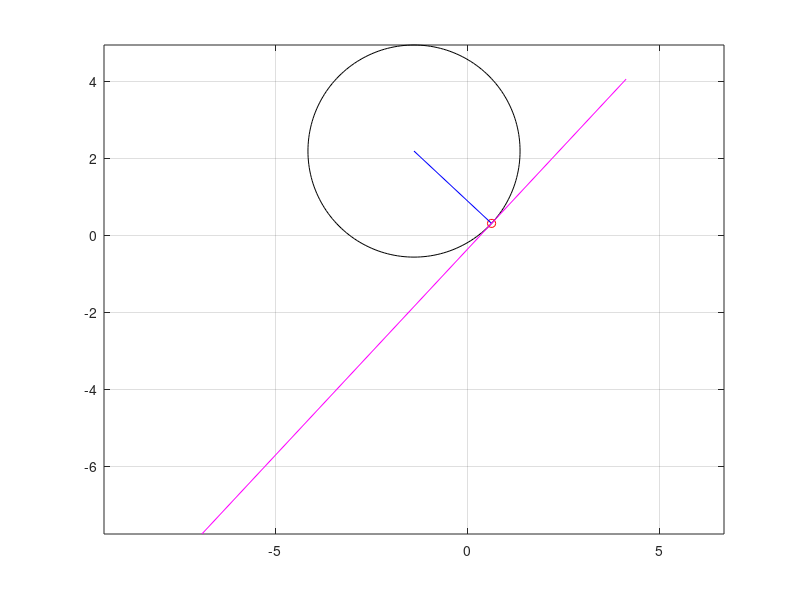

Here is the MATLAB script that generated this plot:
clc; clear; close all;

clc; clear; close all;

c = (rand(2,1)-0.5)*10;       r = rand*3;
p = 0:pi/100:2*pi;
xr = c(1) + r*cos(p);
yr = c(2) + r*sin(p);

p0 = rand*2*pi;                 % losowanie punktu;
x0 = c(1) + r*cos(p0);
y0 = c(2) + r*sin(p0);

R = [ x0-c(1) , y0-c(2) ];      % wektor promienia;
A = R(1);         B=R(2);            C=-A*x0-B*y0;
x = c(1)-2*r  :  4*r  :  c(1)+2*r;
y = -(A*x + C)/B;
 
    figure(1); clf;
        plot(xr,yr,'k');   axis equal;   hold on;   grid on;
        plot(x0,y0,'ro');
        plot([c(1),c(1)+R(1)],[c(2),c(2)+R(2)],'b');
        plot(x,y,'m');